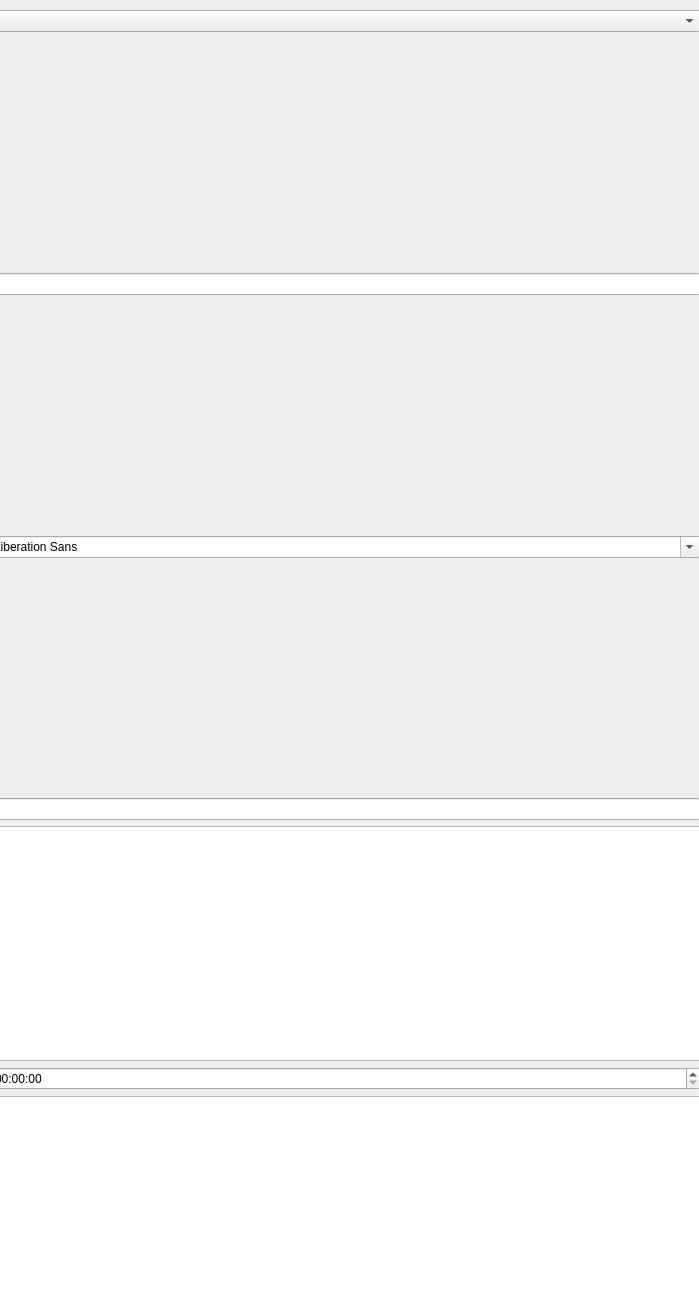
<?xml version="1.0" encoding="UTF-8"?>
<ui version="4.0">
 <class>Form</class>
 <widget class="QWidget" name="Form">
  <property name="geometry">
   <rect>
    <x>0</x>
    <y>0</y>
    <width>699</width>
    <height>1305</height>
   </rect>
  </property>
  <property name="windowTitle">
   <string>Form</string>
  </property>
  <widget class="QWidget" name="layoutWidget">
   <property name="geometry">
    <rect>
     <x>-10</x>
     <y>10</y>
     <width>711</width>
     <height>1321</height>
    </rect>
   </property>
   <layout class="QVBoxLayout" name="verticalLayout">
    <item>
     <widget class="QComboBox" name="comboBox"/>
    </item>
    <item>
     <spacer name="verticalSpacer">
      <property name="orientation">
       <enum>Qt::Vertical</enum>
      </property>
      <property name="sizeHint" stdset="0">
       <size>
        <width>20</width>
        <height>40</height>
       </size>
      </property>
     </spacer>
    </item>
    <item>
     <widget class="QLineEdit" name="lineEdit"/>
    </item>
    <item>
     <spacer name="verticalSpacer_2">
      <property name="orientation">
       <enum>Qt::Vertical</enum>
      </property>
      <property name="sizeHint" stdset="0">
       <size>
        <width>20</width>
        <height>40</height>
       </size>
      </property>
     </spacer>
    </item>
    <item>
     <widget class="QFontComboBox" name="fontComboBox"/>
    </item>
    <item>
     <spacer name="verticalSpacer_3">
      <property name="orientation">
       <enum>Qt::Vertical</enum>
      </property>
      <property name="sizeHint" stdset="0">
       <size>
        <width>20</width>
        <height>40</height>
       </size>
      </property>
     </spacer>
    </item>
    <item>
     <widget class="QLineEdit" name="lineEdit_2"/>
    </item>
    <item>
     <widget class="QPlainTextEdit" name="plainTextEdit"/>
    </item>
    <item>
     <widget class="QTimeEdit" name="timeEdit"/>
    </item>
    <item>
     <widget class="QTextEdit" name="textEdit"/>
    </item>
   </layout>
  </widget>
 </widget>
 <resources/>
 <connections/>
</ui>
